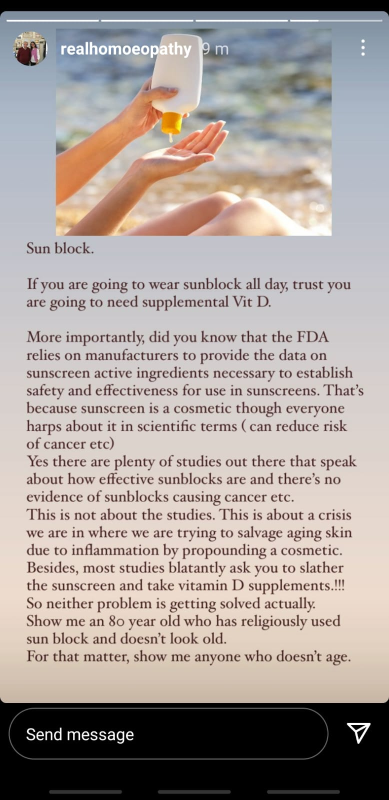
#> input picture hi.jpeg, 778 x 1600 px (shown at 1/2 size)
$ python -i pngcon.py   (imports and definitions only)
#> lines starting #> are read from the running program, lines starting #| are printed output that depends on the picture; after the words box and inside, x2 and y2 are one past the last pixel; in counts of white or black regions, pixels touching at a corner belong together
#> further down, picture is the input picture: shape (1600, 778, 3); mean B, G, R 155.7, 159.9, 169.2
"""
This module is for converting the pdf to png and handle any rotation detection
"""

# This method is used to convert the pdf
# [7 lines left out: function convo, not called in this run]


def rotimage(image):
    import cv2
    import numpy as np
    from PIL import Image
    import matplotlib.pyplot as plt

    # load image as HSV and select saturation
    img = image
    hh, ww, cc = img.shape
#> hh = 1600; ww = 778; cc = 3

    # convert to gray
    gray = cv2.cvtColor(img, cv2.COLOR_BGR2GRAY)
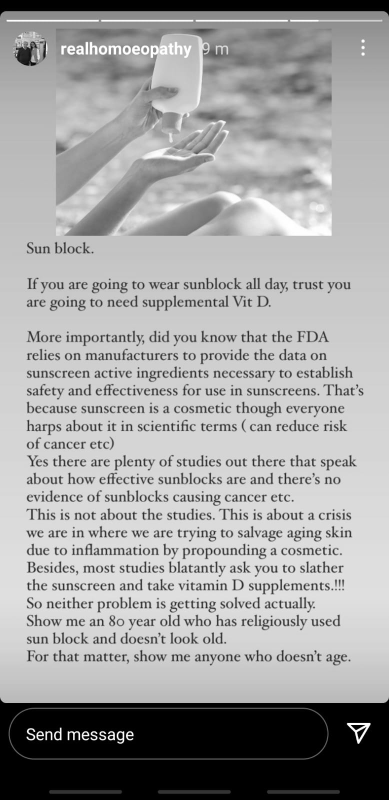
#> gray: shape (1600, 778) (shown at 1/2 size); min 0, max 255, mean 162.2

    # threshold the grayscale image
    ret, thresh = cv2.threshold(gray,0,255,0)
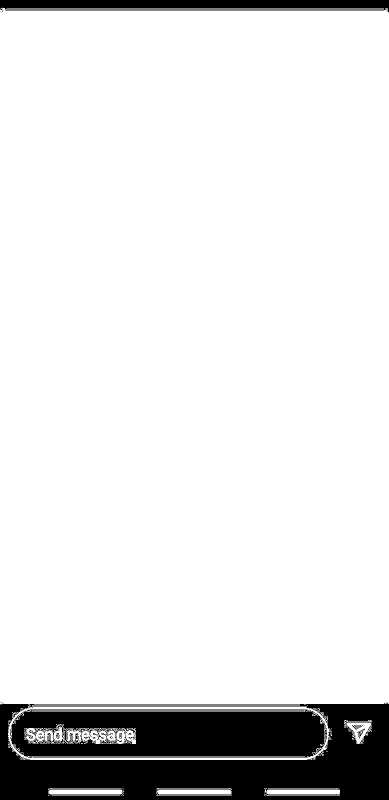
#> thresh: shape (1600, 778) (shown at 1/2 size); 88.6% white; 40 black regions (29 under 20 px)

    # find outer contour
    cntrs = cv2.findContours(thresh, cv2.RETR_EXTERNAL, cv2.CHAIN_APPROX_SIMPLE)
#> cntrs = 63 contours, 56 with area under 20; largest, box (x1, y1, x2, y2) and area: (0, 15, 778, 1413) 1079010, (16, 1411, 660, 1520) 65104, (312, 1579, 464, 1592) 1318, (96, 1579, 245, 1591) 1310, (533, 1579, 680, 1592) 1308, (688, 1445, 744, 1488) 1184, (688, 1440, 744, 1449) 30
    print(cntrs)
#| ([array([[[ 246, 1591]],
#|        [[ 247, 1591]]], dtype=int32), array([[[ 101, 1591]]], dtype=int32), array([[[  96, 1591]],
#|        [[  98, 1591]]], dtype=int32), array([[[ 535, 1590]],
#|        [[ 534, 1591]],
#|        [[ 535, 1591]],
#|        [[ 536, 1590]],
#|        [[ 675, 1590]]], dtype=int32), array([[[ 457, 1590]],
#|        [[ 457, 1591]],
#|        [[ 458, 1591]],
#|        [[ 458, 1590]]], dtype=int32), array([[[ 531, 1588]],
#|        [[ 531, 1590]],
#|        [[ 532, 1590]],
#> (further printed lines are left out)
    cntrs = cntrs[0] if len(cntrs) == 2 else cntrs[1]


    # get rotated rectangle from outer contour
    rotrect = cv2.minAreaRect(cntrs[0])
#> rotrect = ((246.5, 1591), (0, 1), -90)
    box = cv2.boxPoints(rotrect)
#> box = [[247, 1591], [246, 1591], [246, 1591], [247, 1591]]
    box = np.int0(box)

    # draw rotated rectangle on copy orff img as result
    result = img.copy()
#> (the run stopped early here; a loop or call above may not have finished)
